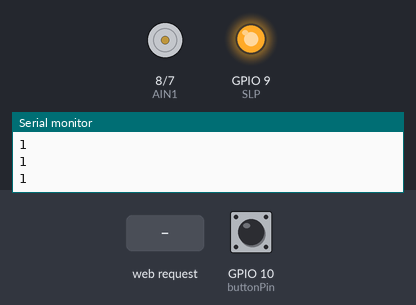
Simulated run of this sketch. Board: ESP32-S3. On the bench: motor-driver pin pairs drawn as motors (green arrow = first pin HIGH = forward, orange = second pin HIGH = backward, longer = more drive), output pins drawn as LEDs (lit = HIGH), the last lines printed to the serial monitor. The inputs (shaded band) are chosen by the test bench; at power-on: GPIO 10 (buttonPin) HIGH.

Above: at 1.2 s.
1.3 s: GPIO 10 (buttonPin) pulled LOW for 0.15 s
At 1.38 s:
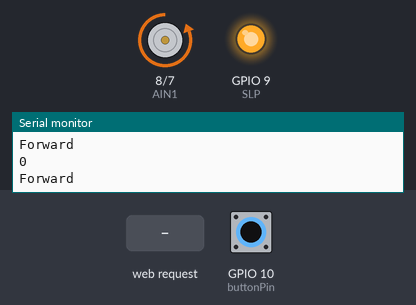
2.9 s: HTTP request GET /launch received
At 8.7 s:
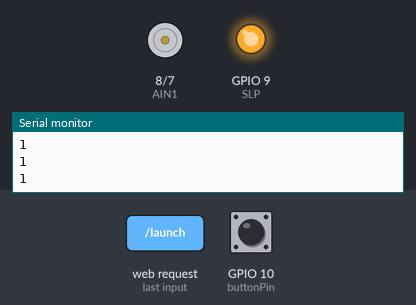
Timing chart, 0 to 10.2 s (numbered marks = the images above; inputs shaded):
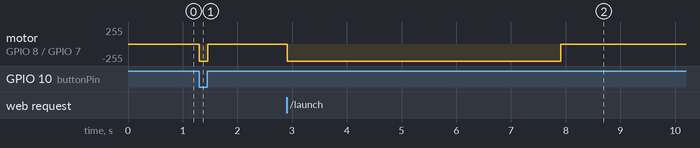

Measured:
- after the input at 1.3 s, motor on GPIO 8 (AIN1) / GPIO 7 (AIN2): stopped → backward 255/255 at once, → stopped 0.15 s later
- after the input at 2.9 s, motor on GPIO 8 (AIN1) / GPIO 7 (AIN2): stopped → backward 255/255 at once, → stopped 5.0 s later

The sketch:

cardLauncherV1Online.ino
```cpp
#include <WiFi.h>
#include <WebServer.h>
#include <DNSServer.h>

// ==== Access Point settings ====
const char* apSSID     = "V1";   // Name of the WiFi network it creates
const char* apPassword = "honeydew";                 // Leave blank ("") for open network, or set a password (min 8 chars)

const byte DNS_PORT = 53;
IPAddress apIP(192, 168, 4, 1);
IPAddress netMsk(255, 255, 255, 0);

DNSServer dnsServer;
WebServer server(80);

#define AIN1   8
#define AIN2   7
#define SLP    9

const int buttonPin = 10;

// Simple HTML page with a "Launch Cards" button
const char htmlPage[] PROGMEM = R"rawliteral(
<!DOCTYPE html>
<html>
<head>
  <title>Card Launcher</title>
  <meta name="viewport" content="width=device-width, initial-scale=1">
  <style>
    body { font-family: sans-serif; text-align: center; margin-top: 80px; }
    button {
      font-size: 24px;
      padding: 20px 40px;
      border-radius: 12px;
      border: none;
      background-color: #2e7d32;
      color: white;
      cursor: pointer;
    }
    button:active { background-color: #1b5e20; }
  </style>
</head>
<body>
  <h1>Card Launcher</h1>
  <button onclick="fetch('/launch')">Launch Cards</button>
</body>
</html>
)rawliteral";

void handleRoot() {
  server.send(200, "text/html", htmlPage);
}

void handleLaunch() {
  launchAllCards();
  server.send(200, "text/plain", "Launched!");
}

// Catches any unknown path and redirects to root — this is what
// makes captive portal detection work across most devices.
void handleNotFound() {
  server.sendHeader("Location", String("http://") + WiFi.softAPIP().toString(), true);
  server.send(302, "text/plain", "");
}

void setup() {
  Serial.begin(9600);
      // configure pins
  pinMode(AIN1, OUTPUT);
  pinMode(AIN2, OUTPUT);
  pinMode(SLP, OUTPUT);
  pinMode(buttonPin, INPUT_PULLUP);

  // enable DRV8833
  digitalWrite(SLP, HIGH);

  // Start access point
  WiFi.mode(WIFI_AP);
  WiFi.softAPConfig(apIP, apIP, netMsk);
  WiFi.softAP(apSSID, apPassword);

  Serial.print("AP started. IP address: ");
  Serial.println(WiFi.softAPIP());

  // DNS server redirects ALL domain requests to our IP (captive portal trick)
  dnsServer.start(DNS_PORT, "*", apIP);

  // Web server routes
  server.on("/", handleRoot);
  server.on("/launch", handleLaunch);

  // Common captive portal detection URLs used by phones/OSes
  server.on("/generate_204", handleRoot);       // Android
  server.on("/gen_204", handleRoot);            // Android
  server.on("/hotspot-detect.html", handleRoot);// Apple
  server.on("/library/test/success.html", handleRoot); // Apple
  server.on("/ncsi.txt", handleRoot);           // Windows
  server.on("/connecttest.txt", handleRoot);    // Windows

  server.onNotFound(handleNotFound);

  server.begin();
  Serial.println("HTTP server started");
}

void loop() {
  dnsServer.processNextRequest();
  server.handleClient();

  int sensorVal = digitalRead(buttonPin);
  Serial.println(sensorVal);

  if (sensorVal == LOW) {
    launchCards();
  }else{
    //stop
    digitalWrite(AIN1, LOW);
  digitalWrite(AIN2, LOW);
  }

  delay(10);
}

void launchCards() {
  Serial.println("Forward");
  digitalWrite(AIN1, LOW);
  digitalWrite(AIN2, HIGH);
}

void launchAllCards() {
  Serial.println("Forward");
  digitalWrite(AIN1, LOW);
  digitalWrite(AIN2, HIGH);
  delay(5000);
  Serial.println("Stop");
    digitalWrite(AIN1, LOW);
  digitalWrite(AIN2, LOW);
}
```
